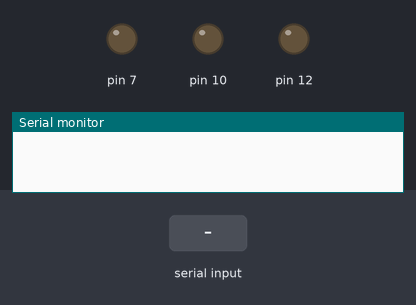
A sketch run on a simulated Arduino Uno, built with avr-gcc and run on an emulated ATmega328P. Shown: output pins drawn as LEDs (lit = HIGH), the last lines printed to the serial monitor. Inputs (shaded band) come from the test bench.

Above: at 1.2 s.
1.3 s: "1\n" received over Serial
At 3.72 s:
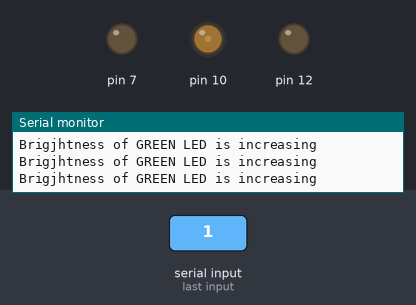
At 6.14 s:
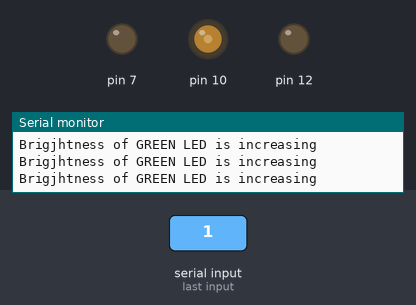
13.3 s: "90,45\n" received over Serial
At 15.6 s:
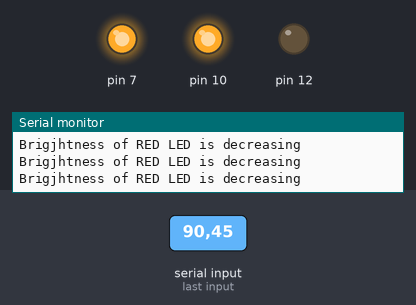
Timing chart, 0 to 35.0 s (numbered marks = the images above; inputs shaded):
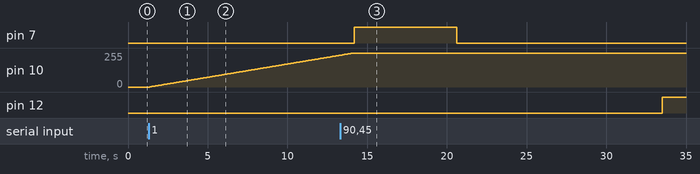

The sketch:

blue.ino
```cpp
int state=0;

void setup() {
  Serial.begin(9600);
  analogWrite(10,0);
  //pinMode(LED, OUTPUT);
}

void loop()
{
    int i=0;
    if(Serial.available()>0)
    {
      state = Serial.read();
      state=state-48;
      Serial.println(state);

      if(state==1)
      {
               for(i=0;i<=255;i++)
                  {
                           analogWrite(10,i);
                           delay(50);
                           Serial.println("Brigjhtness of GREEN LED is increasing");
                  }

      }
      if(state==3)
      {
               for(i=0;i<=255;i++)
                  {
                           analogWrite(7,i);
                           delay(50);
                           Serial.println("Brigjhtness of RED LED is increasing");
                  }

      }
      if(state==5)
      {
               for(i=0;i<=255;i++)
                  {
                           analogWrite(12,i);
                           delay(50);
                           Serial.println("Brigjhtness of WHITE LED is increasing");
                  }

      }
      if(state==2)
      {
               for(i=255;i>=0;i--)
                  {
                           analogWrite(10,i);
                           delay(50);
                           Serial.println("Brigjhtness of GREEN LED is decreasing");
                  }

      }
      if(state==4)
      {
               for(i=255;i>=0;i--)
                  {
                           analogWrite(7,i);
                           delay(50);
                           Serial.println("Brigjhtness of RED LED is decreasing");
                  }

      }
      if(state==6)
      {
               for(i=255;i>=0;i--)
                  {
                           analogWrite(12,i);
                           delay(50);
                           Serial.println("Brigjhtness of WHITE LED is increasing");
                  }

      }

    }
}
```

Measured:
- after the input at 1.3 s, pin 10: moves from 0/255 to 238/255 over 11.9 s, starting after 0.05 s
- after the input at 13.3 s, pin 7: LOW → HIGH after 0.88 s, → LOW 6.4 s later; pin 12: LOW → HIGH after 20.2 s
